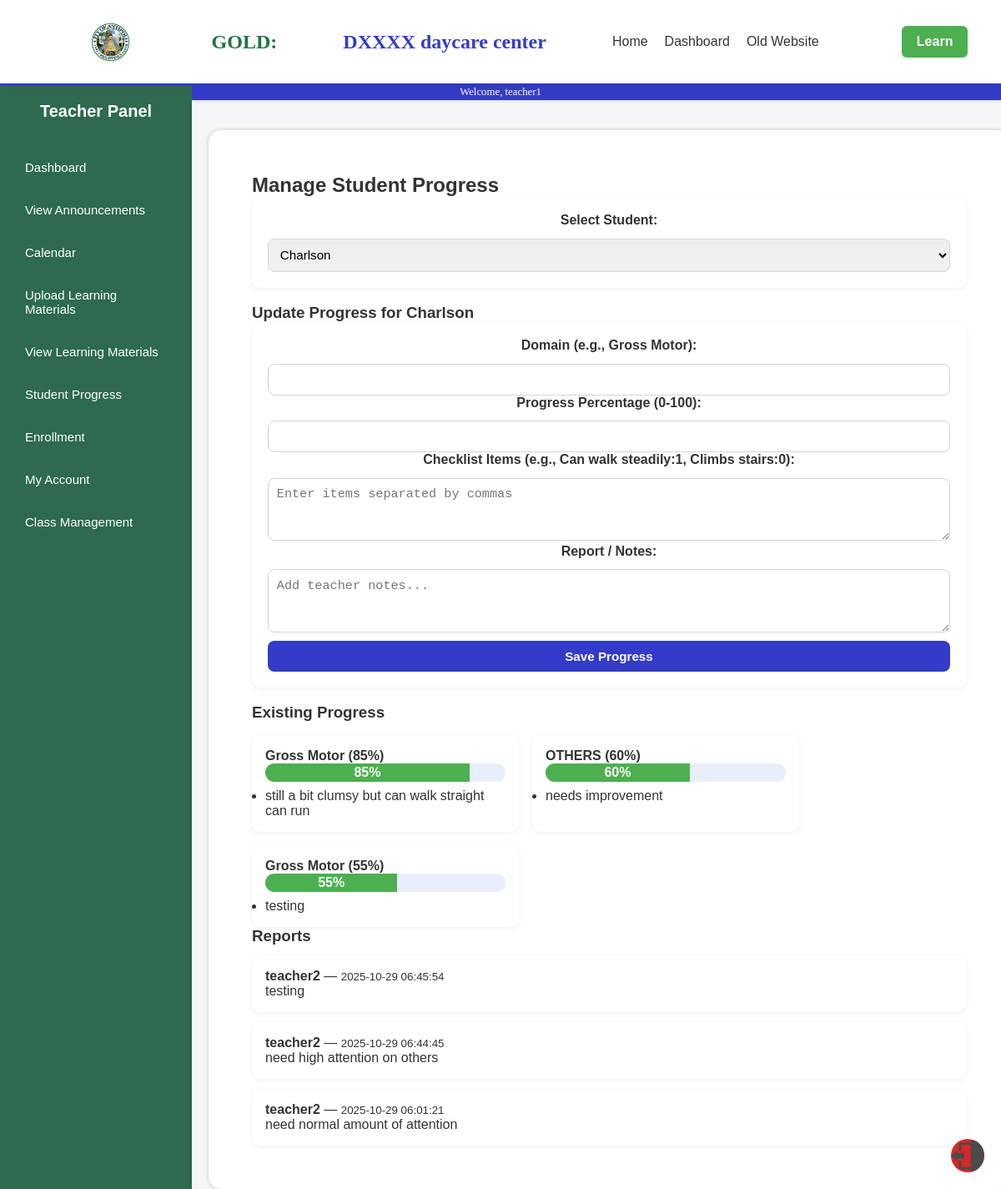
The page /teacher_progress.php (signed in) on the database its author committed.
### tables this page shows
CREATE TABLE `children` (
  `id` int(11) NOT NULL,
  `parent_id` int(11) NOT NULL,
  `teacher_id` int(11) DEFAULT NULL,
  `name` varchar(100) NOT NULL,
  `age` int(11) DEFAULT NULL,
  `gender` enum('Male','Female','Other') DEFAULT NULL,
  `lrn` varchar(20) DEFAULT NULL,
  `created_at` timestamp NULL DEFAULT current_timestamp(),
  `section` varchar(50) NOT NULL,
  `school_year` varchar(20) NOT NULL
);

CREATE TABLE `eccd_progress` (
  `id` int(11) NOT NULL,
  `child_id` int(11) NOT NULL,
  `domain` varchar(50) NOT NULL,
  `progress_percentage` int(11) NOT NULL CHECK (`progress_percentage` >= 0 and `progress_percentage` <= 100),
  `checklist_items` text DEFAULT NULL,
  `updated_at` timestamp NULL DEFAULT current_timestamp() ON UPDATE current_timestamp()
);

CREATE TABLE `reports` (
  `id` int(11) NOT NULL,
  `child_id` int(11) NOT NULL,
  `teacher_id` int(11) NOT NULL,
  `report_text` text DEFAULT NULL,
  `created_at` timestamp NULL DEFAULT current_timestamp()
);

CREATE TABLE `users` (
  `id` int(11) NOT NULL,
  `username` varchar(30) NOT NULL,
  `pwd` varchar(255) NOT NULL,
  `email` varchar(100) NOT NULL,
  `created_at` date NOT NULL DEFAULT curtime(),
  `role` enum('parent','teacher','admin') NOT NULL DEFAULT 'parent',
  `first_name` varchar(80) DEFAULT NULL,
  `last_name` varchar(80) DEFAULT NULL,
  `phone` varchar(18) DEFAULT NULL,
  `updated_at` timestamp NULL DEFAULT current_timestamp() ON UPDATE current_timestamp(),
  `is_active` tinyint(1) DEFAULT 1,
  `status` enum('active','inactive') DEFAULT 'active'
);

### teacher_progress.php (the view, shortened to what this page needs)
<?php
$servername = "localhost";
$username = "root";
$password = "";
$dbname = "myfirstdatabase";
$conn = new mysqli($servername, $username, $password, $dbname);
$user_query = "SELECT id, role FROM users WHERE username = ?";
$stmt = $conn->prepare($user_query);
$stmt->bind_param("s", $_SESSION['username']);
$stmt->execute();
$user_result = $stmt->get_result();
$user = $user_result->fetch_assoc();
$teacher_id = (int)$user['id'];
$children = [];
$children_query = "SELECT id, name FROM children WHERE teacher_id = ? ORDER BY name ASC";
$stmt = $conn->prepare($children_query);
$stmt->bind_param("i", $teacher_id);
$stmt->execute();
$res = $stmt->get_result();
while ($row = $res->fetch_assoc()) {
    $children[] = $row;
}
$selected_child_id = null;
if (isset($_GET['child_id']) && is_numeric($_GET['child_id'])) {
    $selected_child_id = (int)$_GET['child_id'];
} elseif (!empty($children)) {
    $selected_child_id = (int)$children[0]['id'];
}
$progress = [];
$reports = [];
if ($selected_child_id) {
    $progress_query = "SELECT domain, progress_percentage, checklist_items FROM eccd_progress WHERE child_id = ?";
    $stmt = $conn->prepare($progress_query);
    $stmt->bind_param("i", $selected_child_id);
    $stmt->execute();
    $progress_result = $stmt->get_result();
    while ($row = $progress_result->fetch_assoc()) {
        $progress[] = $row;
    }
    $reports_query = "SELECT r.report_text, r.created_at, u.username AS teacher
                      FROM reports r
                      JOIN users u ON r.teacher_id = u.id
                      WHERE r.child_id = ?
                      ORDER BY r.created_at DESC";
    $stmt = $conn->prepare($reports_query);
    $stmt->bind_param("i", $selected_child_id);
    $stmt->execute();
    $reports_result = $stmt->get_result();
    while ($row = $reports_result->fetch_assoc()) {
        $reports[] = $row;
    }
}
?>
<!DOCTYPE html>
<html lang="en">
<head>
    <link rel="stylesheet" href="css/style1.css">
    <link rel="stylesheet" href="css2/dashboard.css">
</head>
<body>
    <div class="Topbar">
        <img class="Antipolo" src="pictures/ANTIPOLO.png">
        <h1 class="TopbarTitle1">GOLD:</h1>
        <h1 class="TopbarTitle2"> DXXXX daycare center</h1>
        <nav class="navbar">
            <ul>
                <li><a href="home1.php">Home</a></li>
                <li><a href="dashboard3.php">Dashboard</a></li>
                <li><a href="extra.php">Old Website</a></li>
            </ul>
        </nav>
        <a href="learning.html" class="cta-btn">Learn</a>
    </div>
    <div class="Topbarline">
        <p class="TopbarLineText">Welcome, <?php echo htmlspecialchars($_SESSION['username']); ?></p>
    </div>
    <?php include('includes/teacher_sidebar.php'); ?>
    <div class="Home_container">
        <div class="Home_content">
            <h2>Manage Student Progress</h2>
            <form method="GET" class="card">
                <label for="child_id">Select Student:</label>
                <select name="child_id" id="child_id" onchange="this.form.submit()">
                    <?php foreach ($children as $child): ?>
                        <option value="<?php echo (int)$child['id']; ?>" <?php echo ($selected_child_id === (int)$child['id']) ? 'selected' : ''; ?>>
                            <?php echo htmlspecialchars($child['name']); ?>
                        </option>
                    <?php endforeach; ?>
                </select>
            </form>
            <?php if ($selected_child_id): ?>
                <?php
                $child_name = '';
                foreach ($children as $c) {
                    if ((int)$c['id'] === $selected_child_id) {
                        $child_name = $c['name'];
                        break;
                    }
                }
                ?>
                <h3>Update Progress for <?php echo htmlspecialchars($child_name ?: 'Student'); ?></h3>
                <form method="POST" class="card">
                    <div class="form-group">
                        <label>Domain (e.g., Gross Motor):</label>
                        <input type="text" name="domain" required>
                    </div>
                    <div class="form-group">
                        <label>Progress Percentage (0-100):</label>
                        <input type="number" name="percentage" min="0" max="100" required>
                    </div>
                    <div class="form-group">
                        <label>Checklist Items (e.g., Can walk steadily:1, Climbs stairs:0):</label>
                        <textarea name="checklist" rows="3" placeholder="Enter items separated by commas"></textarea>
                    </div>
                    <div class="form-group">
                        <label>Report / Notes:</label>
                        <textarea name="report_text" rows="3" placeholder="Add teacher notes..."></textarea>
                    </div>
                    <button type="submit">Save Progress</button>
                </form>
                <h3>Existing Progress</h3>
                <div class="progress-container">
                    <?php if (empty($progress)): ?>
                        <div class="placeholder">No progress data available yet.</div>
                    <?php else: ?>
                        <?php foreach ($progress as $p): ?>
                            <div class="domain-card">
                                <strong><?php echo htmlspecialchars($p['domain']); ?> (<?php echo (int)$p['progress_percentage']; ?>%)</strong>
                                <div class="progress-bar">
                                    <div class="progress" style="width: <?php echo (int)$p['progress_percentage']; ?>%;">
                                        <?php echo (int)$p['progress_percentage']; ?>%
                                    </div>
                                </div>
                                <ul class="checklist">
                                    <?php
                                    $items = array_filter(array_map('trim', explode(',', $p['checklist_items'])));
                                    foreach ($items as $item) {
                                        $parts = explode(':', $item);
                                        if (count($parts) >= 2) {
                                            $desc = $parts[0];
                                            $checked = $parts[1];
                                            $symbol = (trim($checked) === '1') ? '✓' : '✗';
                                            echo '<li>' . $symbol . ' ' . htmlspecialchars($desc) . '</li>';
                                        } else {
                                            echo '<li>' . htmlspecialchars($item) . '</li>';
                                        }
                                    }
                                    ?>
                                </ul>
                            </div>
                        <?php endforeach; ?>
                    <?php endif; ?>
                </div>
                <h3>Reports</h3>
                <?php if (empty($reports)): ?>
                    <div class="placeholder">No reports yet.</div>
                <?php else: ?>
                    <?php foreach ($reports as $r): ?>
                        <div class="report-card">
                            <p><strong><?php echo htmlspecialchars($r['teacher']); ?></strong> — <small><?php echo htmlspecialchars($r['created_at']); ?></small></p>
                            <p><?php echo nl2br(htmlspecialchars($r['report_text'])); ?></p>
                        </div>
                    <?php endforeach; ?>
                <?php endif; ?>
            <?php else: ?>
                <p class="placeholder">No student selected or you have no students assigned.</p>
            <?php endif; ?>
        </div>
    </div>
    <img src="pictures/LOicon.png" alt="Logout" class="logout" onclick="confirmLogout()">
</body>
</html>

### css/style1.css (style rules this page uses)
* { margin: 0; padding: 0; box-sizing: border-box; }
body { font-family: 'Poppins', sans-serif; background: #f4f8f5; color: #333; }
.logout { background: #d62828; margin-top: auto; text-align: center; }
.card { background: white; padding: 20px; border-radius: 10px; box-shadow: 0 3px 8px rgba(0,0,0,0.08); text-align: center; }

### css2/dashboard.css (style rules this page uses)
Body { background-color: #e9e9e9; margin: 0; font-family: Arial, sans-serif; }
.Topbar { display: flex; align-items: center; justify-content: space-around; width: 100%; height: 100px; background-color: #ffffff; padding-left: 50px; position: sticky; top: 0; z-index: 1000; box-shadow: 0px 2px 5px rgba(0,0,0,0.1); }
.Topbarline { height: 20px; width: 100%; background-color: #343bc9; box-shadow: 0px 0px 5px #c4c4c4; display: flex; align-items: center; justify-content: center; }
.TopbarLineText { font-family: Calibri; color: #ffffff; font-size: 80%; }
.TopbarTitle1 { font-size: 150%; font-family: Calibri; color: #1c773c; }
.TopbarTitle2 { font-size: 150%; font-family: Calibri; color: #343bc9; }
.Antipolo { margin: 20px; height: 45px; width: 45px; }
.Home_content { margin: 10px; padding: 10px; transition: margin-left 0.3s ease; }
.Home_container { border-radius: 15px; margin: 0 auto; margin-top: 3%; flex: 1; display: flex; flex-direction: column; Width: 80%; height: auto; background-color: #FFFFFF; box-shadow: 0px 0px 5px #c4c4c4; }
.navbar ul { list-style: none; display: flex; gap: 20px; }
.navbar a { text-decoration: none; color: #333; font-weight: 500; transition: color 0.3s ease; }
.cta-btn { background-color: #4caf50; color: #fff; padding: 10px 18px; border-radius: 6px; font-weight: 600; text-decoration: none; transition: background-color 0.3s ease; margin-left: 20px; }
.logout { position: fixed; bottom: 20px; right: 20px; width: 40px; height: 40px; border-radius: 50%; transition: filter 0.3s ease; cursor: pointer; }

### teacher_progress.php (style rules this page uses)
body { background-color: #f4f6f9; font-family: 'Poppins', sans-serif; }
.Home_container { margin-left: 250px; padding: 2rem; }
form.card { background: white; padding: 1.2rem; border-radius: 10px; margin-bottom: 1.2rem; box-shadow: 0 2px 6px rgba(0,0,0,0.06); }
label { font-weight: 600; display:block; margin-bottom:6px; color:#333; }
select, input, textarea, button { width:100%; padding:0.6rem; margin-top:0.4rem; border:1px solid #d0d5dd; border-radius:8px; font-size:0.95rem; }
button { background:#343bc9; color:#fff; border:none; font-weight:600; padding:10px; border-radius:8px; cursor:pointer; }
.progress-container { display:flex; flex-wrap:wrap; gap:1rem; margin-top:1rem; }
.domain-card { background:#fff; padding:1rem; border-radius:10px; box-shadow:0 2px 6px rgba(0,0,0,0.06); width:320px; }
.progress-bar { background:#e8eefc; height:22px; border-radius:12px; overflow:hidden; margin-bottom:8px; }
.progress { background:#4CAF50; height:100%; color:#fff; text-align:center; line-height:22px; font-weight:600; }
.report-card { background:#fff; padding:1rem; border-radius:10px; box-shadow:0 2px 6px rgba(0,0,0,0.06); margin-top:12px; }

### rows shown on the page
children: name "Charlson"
eccd_progress: domain "Gross Motor", progress_percentage "85", checklist_items "still a bit clumsy but can walk straight can run"
eccd_progress: domain "OTHERS", progress_percentage "60", checklist_items "needs improvement"
eccd_progress: domain "Gross Motor", progress_percentage "55", checklist_items "testing"
reports: teacher.username "teacher2", created_at "2025-10-29 06:45:54", report_text "testing"
reports: teacher.username "teacher2", created_at "2025-10-29 06:44:45", report_text "need high attention on others"
reports: teacher.username "teacher2", created_at "2025-10-29 06:01:21", report_text "need normal amount of attention"

### other values the page prints
$_SESSION['username'] "teacher1"
form field child_id "Charlson"
